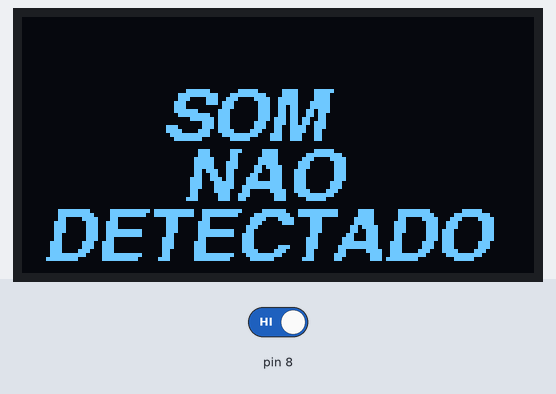
The sketch below on a simulated Arduino Uno, built with avr-gcc and run on an emulated ATmega328P. Shown: 128×64 one-colour display. Inputs (shaded band) come from the test bench; at power-on: pin 8 HIGH.

Above: at 1.2 s.
1.3 s: pin 8 driven LOW
At 1.9 s:
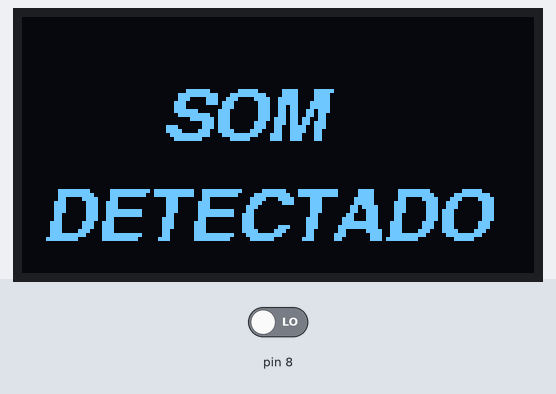
2.8 s: pin 8 driven HIGH
At 4.2 s:
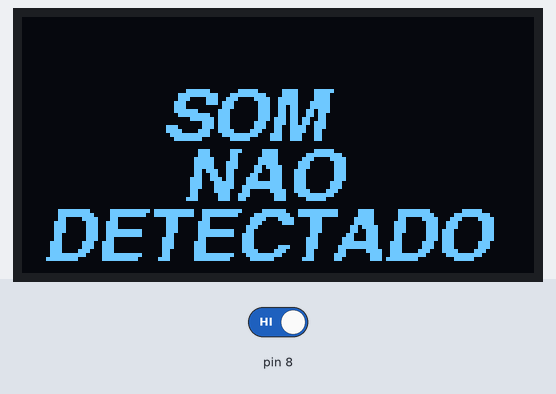
Timing chart, 0 to 5.8 s (numbered marks = the images above; inputs shaded):
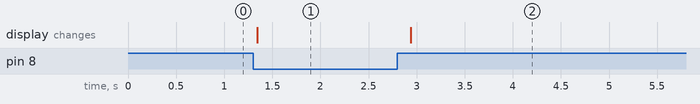

Measured:
- after the input at 1.3 s, the display: changes at once (image 1)
- after the input at 2.8 s, the display: changes after 0.14 s (image 2)

The sketch:

SensorDeSom.ino
```cpp
#include <Wire.h> //Biblioteca para uso do protocolo I2C;
#include <Adafruit_GFX.h> //Biblioteca para manipulação gráfica no display;
#include <Adafruit_SH1106.h> //Biblioteca para operação do driver de controle do display;

#include <Fonts/FreeMono9pt7b.h> //Fonte para alteração do texto;
#include <Fonts/FreeSansBoldOblique9pt7b.h> //Fonte para alteração do texto;
#include <Fonts/FreeMonoOblique9pt7b.h> //Fonte para alteração do texto;

#define OLED_RESET -1 //Em displays que não possuem pino RESET, é dado o valor -1;

Adafruit_SH1106 display(OLED_RESET); //Declaração da tela com o nome "display";
int sonoro = 0;

void setup() {
  Serial.begin(9600);
  pinMode(8, INPUT);
  display.begin(SH1106_SWITCHCAPVCC, 0x3C); //Inicialização do display com a biblioteca e endereço de hardware do display;

}

void loop() {

  display.clearDisplay(); //Comando para limpar a tela;
  display.setFont(&FreeSansBoldOblique9pt7b); //Comando para definir a fonte que será utilizada;
  display.setTextColor(WHITE); //Comando para definir a cor do texto;
  display.setTextSize(1); //Comando para definir tamanho od
  sonoro = digitalRead(8);

  if(sonoro==LOW)
  {
    display.setCursor(35, 30); //Definição de onde o texto será escrito. Lembre se que: linha, coluna; eixo x / eixo y
    display.print("SOM"); //Texto a ser escrito;
    display.setCursor(5, 55); //Definição de onde o texto será escrito. Lembre se que: linha, coluna; eixo x / eixo y
    display.print("DETECTADO"); //Texto a ser escrito;
    display.display(); //Mostrar informações na tela;
    display.clearDisplay(); //Comando para limpar a tela;
    delay(500);
  }
  else
  {
    display.setCursor(35, 30); //Definição de onde o texto será escrito. Lembre se que: linha, coluna; eixo x / eixo y
    display.print("SOM"); //Texto a ser escrito;
    display.setCursor(40, 45); //Definição de onde o texto será escrito. Lembre se que: linha, coluna; eixo x / eixo y
    display.print("NAO"); //Texto a ser escrito;
    display.setCursor(5, 60); //Definição de onde o texto será escrito. Lembre se que: linha, coluna; eixo x / eixo y
    display.print("DETECTADO"); //Texto a ser escrito;
    display.display(); //Mostrar informações na tela;
    display.clearDisplay(); //Comando para limpar a tela;
  }


}
```
